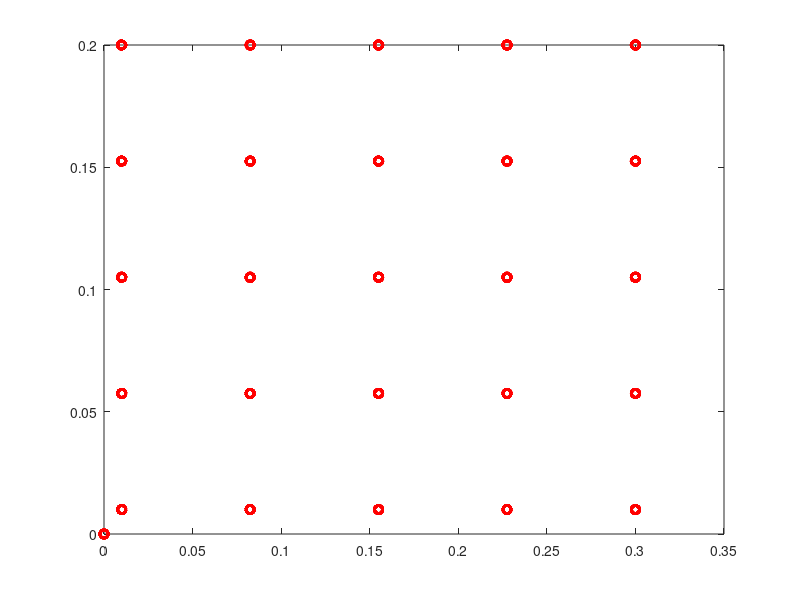

MATLAB code to generate this figure: (Note: this script raises an error after producing the figure.)
close all;
clear all;
clc;
N_gridp = 5
N_gridi = 5
Kp = linspace(0.01,0.3,N_gridp)
Ki = linspace(0.01,0.2,N_gridi)


%%

Kp = repelem(Kp,N_gridi);
Ki = repmat(Ki,1,N_gridp);

K=[Kp,0;Ki,0];

N_trials = 20;

K = repmat(K,1,N_trials);

figure()
plot(K(1,:),K(2,:),'ro','LineWidth',2)

%%
Kr = K(:, randperm(size(K, 2)))

% figure()
% plot(Kr(1,:),Kr(2,:),'ro','LineWidth',2)

writeNPY(Kr,'Kr.npy');

%%
% KR = readNPY('Kr.npy')

% figure()
% plot(KR(1,:),KR(2,:),'ro','LineWidth',2)
